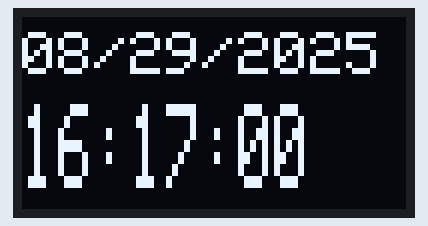
Bench run of a sketch on a simulated Arduino Uno R4 WiFi. Shown: 128×64 one-colour display.

Above: at 0.1 s.
At 5.1 s:
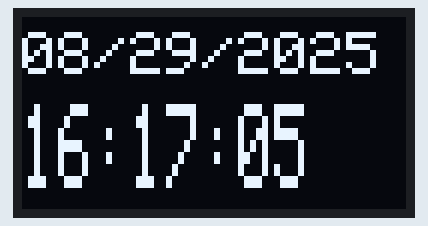
At 9.1 s:
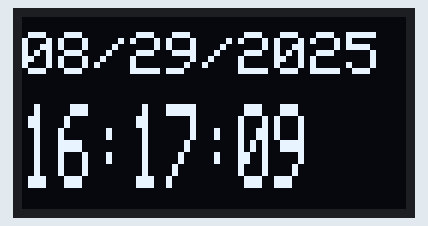
At 19.1 s:
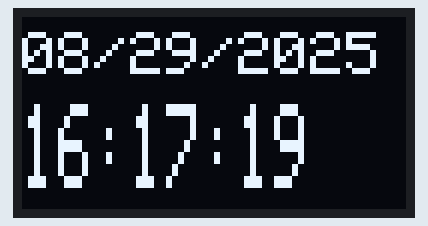
At 28.1 s:
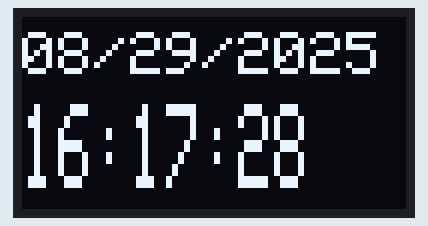
At 38.1 s:
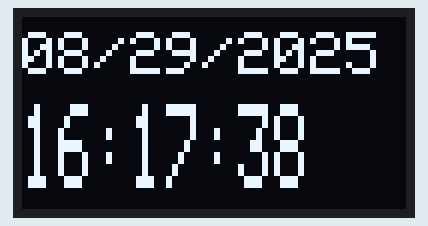

Measured:
- what the display in image 0 shows lasts 0.9 s, from 0.1 s to 1.0 s
- what the display in image 1 shows lasts 1.1 s, from 5.0 s to 6.1 s

The sketch:

v1.ino
```cpp
#include <SPI.h>
#include <Wire.h>
#include <Adafruit_GFX.h>
#include <Adafruit_SSD1306.h>
#include <stdio.h>
#include <FspTimer.h>

/* Watch related constants */
uint64_t count = 0;
unsigned short seconds = 0;
unsigned short minute = 17;
unsigned short hour = 16;
unsigned short day = 29;
unsigned short month = 8;
unsigned short year = 2025;
unsigned short ticksPerSecond = 4;
FspTimer timer;

/* Display related constants */
const unsigned short SCREEN_WIDTH = 128; // OLED display width, in pixels
const unsigned short SCREEN_HEIGHT = 64; // OLED display height, in pixels

// Declaration for an SSD1306 display connected to I2C (SDA, SCL pins)
// The pins for I2C are defined by the Wire-library.
// On an arduino UNO:       A4(SDA), A5(SCL)
const unsigned short OLED_RESET = -1; // Reset pin # (or -1 if sharing Arduino reset pin)
const unsigned short SCREEN_ADDRESS = 0x3C;
Adafruit_SSD1306 display(SCREEN_WIDTH, SCREEN_HEIGHT, &Wire, OLED_RESET);

// Interrupt service routine
void timer_callback(timer_callback_args_t __attribute((unused)) *p_args) {
  count++;
}

void updateDateAndTime() {
  if (count == ticksPerSecond) {
    seconds++;
    count = 0;
  }

  if (seconds == 60) {
    seconds = 0;
    minute++;
  }

  if (minute == 60) {
    hour++;
    minute = 0;
  }

  if (hour == 24) {
    day++;
    hour = 0;
  }

  uint8_t daysInMonth;
  bool isLeapYear = ((year % 4 == 0) && (year % 100 != 0)) || (year % 400 == 0);
  switch (month) {
    case 4: case 6: case 9: case 11:
      daysInMonth = 30;
      break;
    case 2:
      daysInMonth = isLeapYear ? 29 : 28;
      break;
    default:
      daysInMonth = 31;
  }

  if (day > daysInMonth) {
    month++;
    day = 1;
  }

  if (month > 12) {
    year++;
    month = 1;
  }
}

void displayDateAndTime() {
  char datebuf[11];
  char timebuf[9];
  fmtTime(timebuf);
  fmtDate(datebuf);
  display.clearDisplay();
  display.setCursor(0,  5);

  display.setTextSize(2, 2);
  display.println(datebuf);

  display.setTextSize(1);
  display.println();

  display.setTextSize(2, 4);
  display.println(timebuf);

  display.display();
}

bool beginTimer(float rate) {
  uint8_t timer_type = GPT_TIMER;
  int8_t tindex = FspTimer::get_available_timer(timer_type);
  if (tindex < 0){
    tindex = FspTimer::get_available_timer(timer_type, true);
  }
  if (tindex < 0){
    return false;
  }

  FspTimer::force_use_of_pwm_reserved_timer();

  if(!timer.begin(
        TIMER_MODE_PERIODIC,
        timer_type,
        tindex,
        ticksPerSecond,
        0.0f,
        timer_callback
      )
    ) {
    return false;
  }

  if (!timer.setup_overflow_irq()){
    return false;
  }

  if (!timer.open()){
    return false;
  }

  if (!timer.start()){
    return false;
  }
  return true;
}

void fmtTime(char* timestr) {
  if (timestr == NULL) {
    return;
  }
  snprintf(timestr, 9, "%.2hu:%.2hu:%.2hu", hour, minute, seconds);
}

void fmtDate(char* datestr) {
  if (datestr == NULL){
    return;
  }
  snprintf(datestr, 11, "%.2hu/%.2hu/%.4hu", month, day, year);
}

void setup() {
  Serial.begin(115200);
  beginTimer(1000);
  if(!display.begin(SSD1306_SWITCHCAPVCC, SCREEN_ADDRESS)) {
    Serial.println(F("SSD1306 allocation failed"));
    for(;;); // Don't proceed, loop forever
  }

  display.clearDisplay();
  display.display();
  display.setTextColor(SSD1306_WHITE);
}

void loop() {
  updateDateAndTime();
  displayDateAndTime();
}
```
